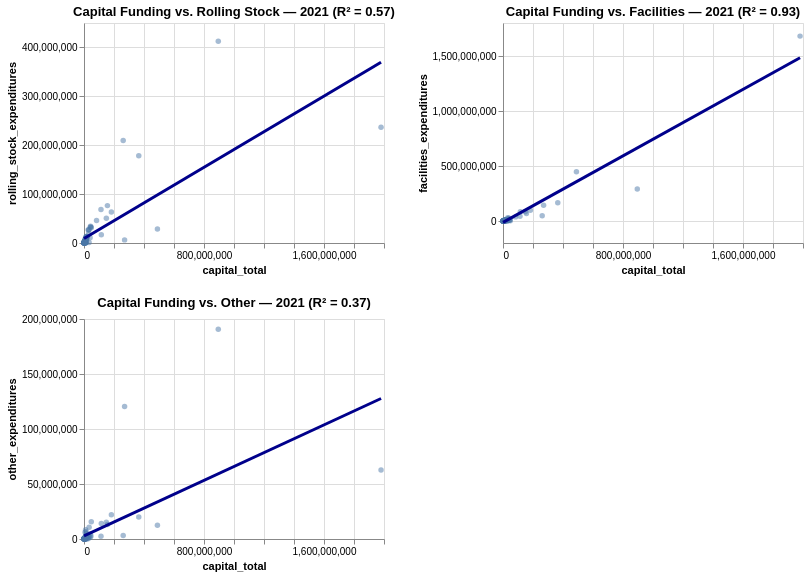

The cell this chart's notebook holds for it:
### Code cell
capital_cols = {
    "Rolling Stock": "rolling_stock_expenditures",
    "Facilities": "facilities_expenditures",
    "Other": "other_expenditures"
}

df_2021 = df[df["year"] == 2024]
charts = []

for name, col in capital_cols.items():
    d = df_2021[["capital_total", col]].dropna()
    d = d[(d["capital_total"] > 0) & (d[col] > 0)]

    r2 = r2_score(
        d[col],
        np.polyval(np.polyfit(d["capital_total"], d[col], 1), d["capital_total"])
    )

    charts.append(
        scatter_plot_regression(
            df_2021,
            "capital_total",
            col,
            tooltip_columns=["ntd_id", "capital_total", col],
            chart_title=f"Capital Funding vs. {name} — 2021 (R² = {r2:.2f})"
        ).properties(width=300, height=220)
    )

alt.vconcat(
    alt.hconcat(charts[0], charts[1]),
    charts[2]
)
